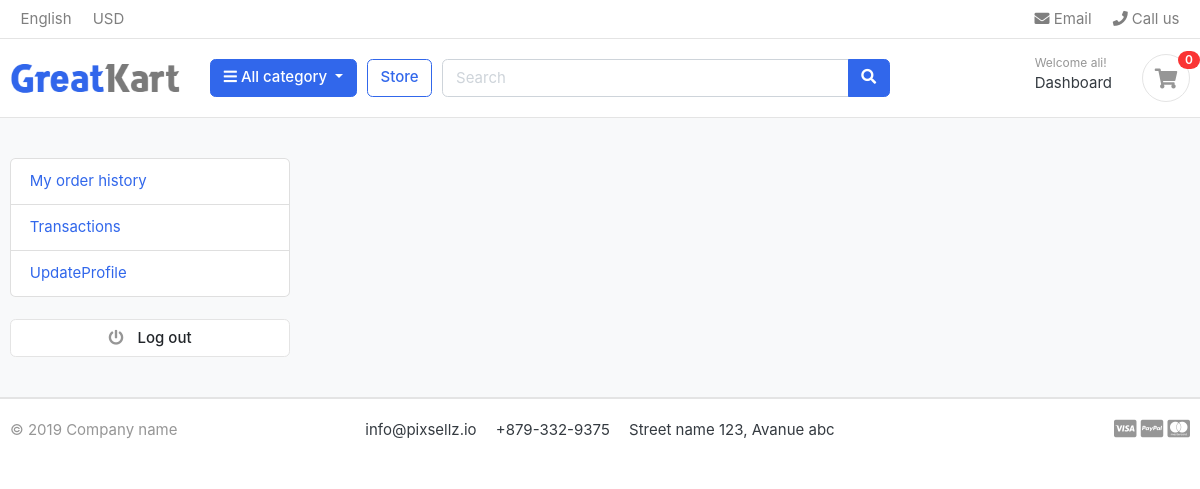
The app's page /MyTransactionOrder (signed in), older data.
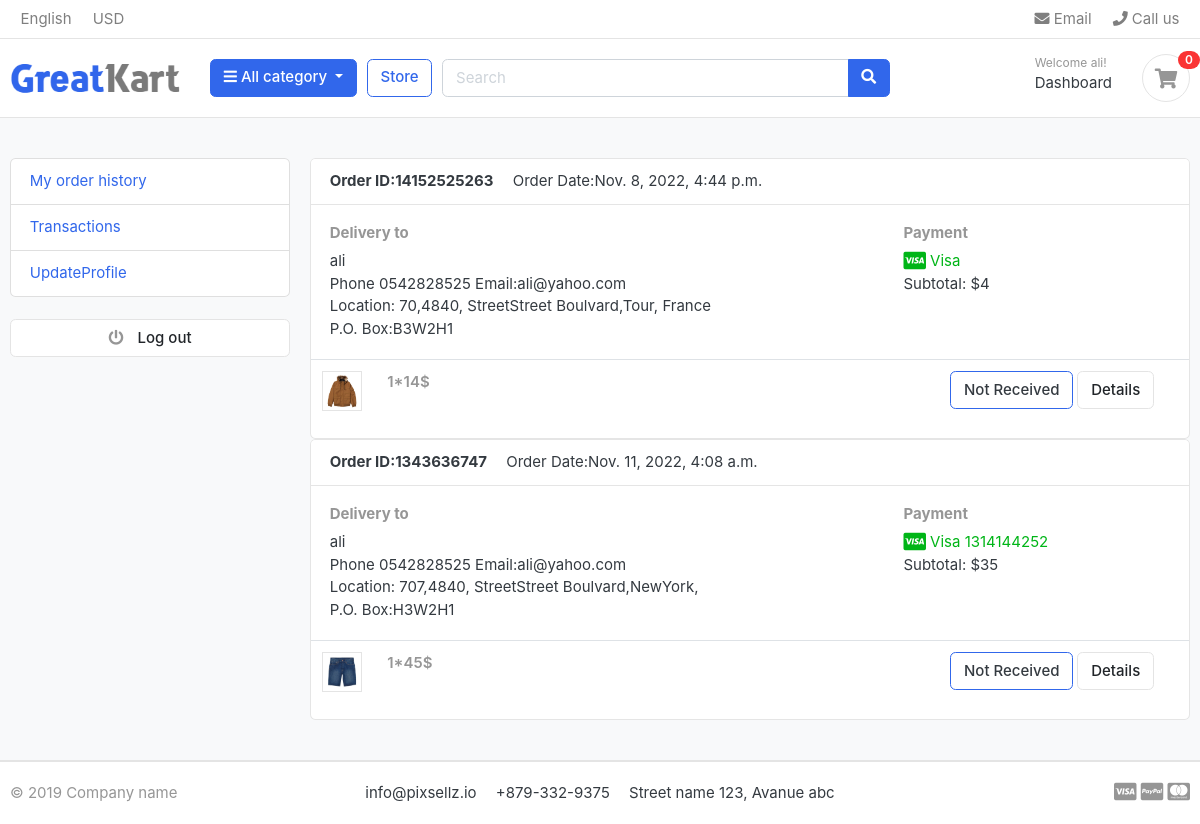
The same page, newer data.
### Order/models.py (models this page shows, shortened)
class ShippingDetail(models.Model):
    ShipOrder=models.ForeignKey(Order,on_delete=models.CASCADE)
    firstname = models.CharField(max_length=50)
    lastname = models.CharField(max_length=50)
    phone = models.CharField(max_length=50)
    email = models.CharField(max_length=50)
    Country = models.CharField(max_length=50)
    state = models.CharField(max_length=50)
    street = models.CharField(max_length=50)
    building = models.CharField(max_length=50)
    house = models.CharField(max_length=50)
    postalcode = models.CharField(max_length=50)
    zip = models.CharField(max_length=50)
    def __str__(self):
        return self.ShipOrder.UserOder.user.username

class Order(models.Model):
    UserOder=models.ForeignKey(Account,on_delete=models.CASCADE)
    OrderNumber=models.IntegerField(default=0)
    PriceOrder=models.IntegerField(null=True,blank=True)
    OrderDate=models.DateTimeField(auto_now_add=True)
    transaction=models.BooleanField(default=False)
    def __str__(self):
        return self.UserOder.user.username +"___"+str(self.OrderDate.date())+"__"+str(self.transaction)

class OrderDetail(models.Model):
    orderdetail=models.ForeignKey(Order,on_delete=models.CASCADE)
    productorder=models.ForeignKey(ProductDetail,on_delete=models.CASCADE)
    order_count=models.IntegerField(default=1)
    purchase=models.BooleanField(default=False)
    received=models.BooleanField(default=False)
    def __str__(self):
        return self.orderdetail.UserOder.user.username +"____"+self.productorder.Pro_Detail.title+"_____"+self.productorder.Pro_color.Color_Rate

class CardSpecification(models.Model):
    CardOrder=models.ForeignKey(Order,on_delete=models.CASCADE)
    CardNumber=models.CharField(max_length=50)
    CsvCard=models.CharField(max_length=10)
    CardYear=models.IntegerField()
    CardMonth=models.IntegerField()
    def __str__(self):
        return self.CardOrder.UserOder.user.username +"____"+ str(self.CardOrder.OrderDate.date())

### Product/models.py (models this page shows, shortened)
class ProductDetail(models.Model):
    Pro_Detail=models.ForeignKey(Product,on_delete=models.CASCADE)
    Pro_Cat=models.ForeignKey(Category,on_delete=models.CASCADE)
    Pro_size=models.ForeignKey(Sizes,on_delete=models.CASCADE,null=True,blank=True)
    Pro_color=models.ForeignKey(Colors,on_delete=models.CASCADE,null=True,blank=True)
    objects=ProductDetail_Manger()

class Product(models.Model):
    Rate = [
        ('High', 'High'),
        ('Low', 'Low'),
        ('Affordable', 'Affordable')
    ]
    title=models.CharField(max_length=150)
    image=models.ImageField(upload_to='Photos/Product/',null=True)
    description=models.CharField(max_length=150)
    price=models.IntegerField(default=0,null=True,blank=True)
    rate=models.CharField(choices=Rate,max_length=50,null=True,blank=True)
    brand=models.CharField(max_length=50,default="Tommy")
    objects=ProductMange()

### Dashboard/views.py (the view)
# urls.py: path('MyTransactionOrder',MyTransactionOrder.as_view()),
class MyTransactionOrder(DetailView):
    template_name = 'dashboard/TransactionPage.html'
    all_My_Order=None
    def get_object(self, queryset=None):
        userid=self.request.user.id
        selected_account=Account.objects.filter(user_id=userid).first()
        Order_user=Order.objects.filter(UserOder__user_id=userid).all()
        print("OrderUser")
        print(Order_user)
        shippingdetail=ShippingDetail.objects.filter(ShipOrder__UserOder_id=selected_account.id)
        print("Ship")
        print(shippingdetail)
        QuerySetDictionary = {
            "ShippingDetail": None,
            "OrderDetail": None,
            "TotalPrice":None
        }
        QuerySetList=[]
        for Order_item in Order_user:
            QuerySetDictionary = {
                "ShippingDetail": None,
                "OrderDetail": None,
                "OrderItem":None,
                "CardSpec":None
            }
            for shipping_item in shippingdetail:
                if(shipping_item.ShipOrder.id==Order_item.id):
                    QuerySetDictionary.update({'ShippingDetail':shipping_item})
                    QuerySetDictionary.update({"OrderDetail":OrderDetail.objects.filter(orderdetail_id=Order_item.id)})
                    print(OrderDetail.objects.filter(orderdetail_id=Order_item.id))
                    print(Order_item.id)
                    QuerySetDictionary.update({"OrderItem":Order_item})
                    QuerySetDictionary.update({"CardSpec":CardSpecification.objects.filter(CardOrder_id=Order_item.id).first()})
                    QuerySetList.append(QuerySetDictionary)
        queryset=QuerySetList
        print(QuerySetList)
        return queryset

### Comments/context_processors.py
class CommentForm(ModelForm):
    class Meta:
        model=Comments
        fields=['Description']
        widgets={
            'Description':Textarea()
        }

### Categories/context_processors.py (called while the page is built)
def CategoriesItem(request):
    categories = Category.objects.all().exclude(Parentitem=None).values('ParentCategory')
    category_item = []
    for category in categories:
        for key in category:
            category_item.append(category.get(key))
    return dict(CategoriesItem=set(category_item))

### Comments/context_processors.py (called while the page is built)
def passform(request):
    return dict(commentform=CommentForm())

def pass_all_comments(request):
    return dict(comments=Comments.objects.all())

### DjangoProject/context_processors.py (called while the page is built)
def orderusercount(request):
    userid = request.user.id
    orderscount = OrderDetail.objects.filter(orderdetail__UserOder__user_id=userid,
                                             orderdetail__transaction=False).aggregate(
        userordercount=Count('productorder'))
    return dict(count=orderscount['userordercount'])

### Product/context_processors.py (called while the page is built)
def populare_product(request):
    mostcount=OrderDetail.objects.order_by('order_count')[:3]
    return dict(mostcount=mostcount)

### templates/dashboard/TransactionPage.html
{%extends 'base.html' %}
{% load static %}
{% block content %}
<section class="section-conten padding-y bg">
<div class="container">
	<div class="row">
	<aside class="col-md-3">
		{% include 'dashboard/Menue.html' %}
	</aside>
	<main class="col-md-9">
    {% for item in object %}
		<article class="card">
		<header class="card-header">
			<strong class="d-inline-block mr-3">Order ID:{{ item.OrderItem.OrderNumber }}</strong>
			<span>Order Date:{{ item.OrderItem.OrderDate }}</span>
		</header>
		<div class="card-body">
			<div class="row">
				<div class="col-md-8">
					<h6 class="text-muted">Delivery to</h6>
					<p> {{ item.ShippingDetail.firstname }}<br>
					Phone {{ item.ShippingDetail.phone }} Email:{{ item.ShippingDetail.email }} <br>
			    	Location: {{ item.ShippingDetail.house }},{{ item.ShippingDetail.building }}, Street{{item.ShippingDetail.street}},{{ item.ShippingDetail.state }}, {{item.ShippingDetail.Country  }} <br>
			    	P.O. Box:{{ item.ShippingDetail.zip }}
			 		</p>
				</div>
				<div class="col-md-4">
					<h6 class="text-muted">Payment</h6>
					<span class="text-success">
						<i class="fab fa-lg fa-cc-visa"></i>
					    Visa {{ item.CardSpec.CardNumber }}
					</span>
					<p>Subtotal: ${{  item.OrderItem.PriceOrder }} <br>
					</p>
				</div>
			</div>
		</div>
		<div class="table-responsive">
		<table class="table table-hover">
                {% for product in item.OrderDetail %}
			<tr>
				<td width="65">
					<img src=" {{ product.productorder.Pro_Detail.image.url }}" class="img-xs border">
				</td>
				<td>
					<var class="price text-muted">{{ product.order_count }}*{{product.productorder.Pro_Detail.price}}$</var>
				</td>
                {% if product.received %}
				<td width="250"> <a  class="btn btn-outline-primary">Received</a> <a href="/ProductDetail/{{ product.productorder.id }}" class="btn btn-light"> Details </a> </td>
                {% else %}
                <td width="250"> <a  class="btn btn-outline-primary">Not Received</a> <a href="/ProductDetail/{{ product.productorder.id }}" class="btn btn-light"> Details </a> </td>
                {% endif %}
			</tr>
                {% endfor %}
		</table>
		</div>
		</article>
        {% endfor %}
	</main>
</div>
</div>
</section>
{% endblock %}

Row changes from the older to the newer data that the page shows:
added ShippingDetail: OrderItem.OrderNumber "14152525263", OrderItem.OrderDate "Nov. 8, 2022, 4:44 p.m.", ShippingDetail.firstname "ali", ShippingDetail.phone "0542828525", ShippingDetail.email "ali@yahoo.com", ShippingDetail.house "70", ShippingDetail.building "4840", ShippingDetail.street "Street Boulvard", ShippingDetail.state "Tour", ShippingDetail.Country "France", ShippingDetail.zip "B3W2H1", OrderItem.PriceOrder "4"
added OrderDetail: productorder.Pro_Detail.image (picture), order_count "1", productorder.Pro_Detail.price "14", shown under "14152525263"
added ShippingDetail: OrderItem.OrderNumber "1343636747", OrderItem.OrderDate "Nov. 11, 2022, 4:08 a.m.", ShippingDetail.firstname "ali", ShippingDetail.phone "0542828525", ShippingDetail.email "ali@yahoo.com", ShippingDetail.house "707", ShippingDetail.building "4840", ShippingDetail.street "Street Boulvard", ShippingDetail.state "NewYork", ShippingDetail.zip "H3W2H1", CardSpec.CardNumber "1314144252", OrderItem.PriceOrder "35"
added OrderDetail: productorder.Pro_Detail.image (picture), order_count "1", productorder.Pro_Detail.price "45", shown under "1343636747"
